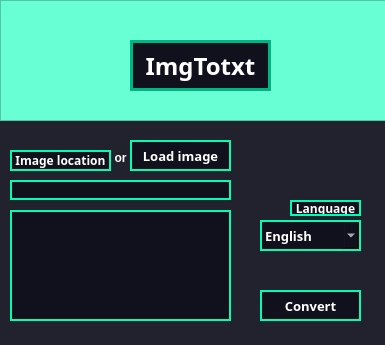
<?xml version="1.0" encoding="UTF-8"?>
<ui version="4.0">
 <class>MainWindow</class>
 <widget class="QMainWindow" name="MainWindow">
  <property name="geometry">
   <rect>
    <x>0</x>
    <y>0</y>
    <width>385</width>
    <height>345</height>
   </rect>
  </property>
  <property name="windowTitle">
   <string>MainWindow</string>
  </property>
  <property name="autoFillBackground">
   <bool>false</bool>
  </property>
  <property name="styleSheet">
   <string notr="true">background-color: #22222e
</string>
  </property>
  <widget class="QWidget" name="centralwidget">
   <widget class="QFrame" name="frame">
    <property name="geometry">
     <rect>
      <x>0</x>
      <y>0</y>
      <width>391</width>
      <height>121</height>
     </rect>
    </property>
    <property name="styleSheet">
     <string notr="true">background-color: #69ffd4</string>
    </property>
    <property name="frameShape">
     <enum>QFrame::StyledPanel</enum>
    </property>
    <property name="frameShadow">
     <enum>QFrame::Raised</enum>
    </property>
    <widget class="QLabel" name="label">
     <property name="geometry">
      <rect>
       <x>140</x>
       <y>50</y>
       <width>121</width>
       <height>31</height>
      </rect>
     </property>
     <property name="font">
      <font>
       <family>Meiryo</family>
       <pointsize>18</pointsize>
       <weight>75</weight>
       <bold>true</bold>
      </font>
     </property>
     <property name="styleSheet">
      <string notr="true">background-color: transparent;
color:white</string>
     </property>
     <property name="text">
      <string>ImgTotxt</string>
     </property>
     <property name="alignment">
      <set>Qt::AlignCenter</set>
     </property>
    </widget>
    <widget class="QLabel" name="label_3">
     <property name="geometry">
      <rect>
       <x>130</x>
       <y>40</y>
       <width>141</width>
       <height>51</height>
      </rect>
     </property>
     <property name="styleSheet">
      <string notr="true">background-color: #11111e;
color: #11111e;
border: 3px solid #00b581;

</string>
     </property>
     <property name="text">
      <string>TextLabel</string>
     </property>
    </widget>
    <zorder>label_3</zorder>
    <zorder>label</zorder>
   </widget>
   <widget class="QTextBrowser" name="output_text">
    <property name="geometry">
     <rect>
      <x>10</x>
      <y>210</y>
      <width>221</width>
      <height>111</height>
     </rect>
    </property>
    <property name="styleSheet">
     <string notr="true">background-color: #11111e;
border: 2px solid #00ffb6;
color: white</string>
    </property>
   </widget>
   <widget class="QGroupBox" name="groupBox">
    <property name="geometry">
     <rect>
      <x>10</x>
      <y>130</y>
      <width>221</width>
      <height>80</height>
     </rect>
    </property>
    <property name="styleSheet">
     <string notr="true">background-color: #22222e;
border: 0px solid #00ffb6;
color: white</string>
    </property>
    <property name="title">
     <string/>
    </property>
    <widget class="QLineEdit" name="img_loc_edit">
     <property name="geometry">
      <rect>
       <x>0</x>
       <y>50</y>
       <width>221</width>
       <height>20</height>
      </rect>
     </property>
     <property name="font">
      <font>
       <family>MS Shell Dlg 2</family>
       <weight>75</weight>
       <bold>true</bold>
      </font>
     </property>
     <property name="styleSheet">
      <string notr="true">background-color: #11111e;
border: 2px solid #00ffb6;
color: white</string>
     </property>
     <property name="text">
      <string/>
     </property>
    </widget>
    <widget class="QLabel" name="label_4">
     <property name="geometry">
      <rect>
       <x>0</x>
       <y>20</y>
       <width>101</width>
       <height>21</height>
      </rect>
     </property>
     <property name="font">
      <font>
       <family>Meiryo</family>
       <weight>75</weight>
       <bold>true</bold>
      </font>
     </property>
     <property name="styleSheet">
      <string notr="true">background-color: #11111e;
border: 2px solid #00ffb6;
color: white</string>
     </property>
     <property name="text">
      <string>Image location</string>
     </property>
     <property name="alignment">
      <set>Qt::AlignCenter</set>
     </property>
    </widget>
    <widget class="QPushButton" name="load_img_button">
     <property name="geometry">
      <rect>
       <x>120</x>
       <y>10</y>
       <width>101</width>
       <height>31</height>
      </rect>
     </property>
     <property name="font">
      <font>
       <family>Meiryo</family>
       <pointsize>10</pointsize>
       <weight>75</weight>
       <bold>true</bold>
      </font>
     </property>
     <property name="styleSheet">
      <string notr="true">QPushButton{
	background-color: #11111e;
	border: 2px solid #00ffb6;
	color: white;
}

QPushButton:pressed{
	background-color: #00ffb6;
	border: 2px solid #00a878;	
	color: black
}</string>
     </property>
     <property name="text">
      <string>Load image</string>
     </property>
    </widget>
    <widget class="QLabel" name="label_5">
     <property name="geometry">
      <rect>
       <x>100</x>
       <y>20</y>
       <width>21</width>
       <height>16</height>
      </rect>
     </property>
     <property name="font">
      <font>
       <family>Meiryo UI</family>
       <weight>75</weight>
       <bold>true</bold>
      </font>
     </property>
     <property name="styleSheet">
      <string notr="true">color: white;
background-color: transparent</string>
     </property>
     <property name="text">
      <string>or</string>
     </property>
     <property name="alignment">
      <set>Qt::AlignCenter</set>
     </property>
    </widget>
   </widget>
   <widget class="QGroupBox" name="groupBox_2">
    <property name="geometry">
     <rect>
      <x>260</x>
      <y>200</y>
      <width>101</width>
      <height>121</height>
     </rect>
    </property>
    <property name="styleSheet">
     <string notr="true">background-color: #22222e;
border: 0px solid #00ffb6;
color: white</string>
    </property>
    <property name="title">
     <string/>
    </property>
    <widget class="QLabel" name="label_2">
     <property name="geometry">
      <rect>
       <x>30</x>
       <y>0</y>
       <width>71</width>
       <height>16</height>
      </rect>
     </property>
     <property name="font">
      <font>
       <family>Meiryo</family>
       <weight>75</weight>
       <bold>true</bold>
      </font>
     </property>
     <property name="styleSheet">
      <string notr="true">background-color: #11111e;
border: 2px solid #00ffb6;
color: white</string>
     </property>
     <property name="text">
      <string>Language</string>
     </property>
     <property name="alignment">
      <set>Qt::AlignCenter</set>
     </property>
    </widget>
    <widget class="QPushButton" name="convert_button">
     <property name="geometry">
      <rect>
       <x>0</x>
       <y>90</y>
       <width>101</width>
       <height>31</height>
      </rect>
     </property>
     <property name="font">
      <font>
       <family>Meiryo</family>
       <pointsize>10</pointsize>
       <weight>75</weight>
       <bold>true</bold>
      </font>
     </property>
     <property name="styleSheet">
      <string notr="true">QPushButton{
	background-color: #11111e;
	border: 2px solid #00ffb6;
	color: white;
}

QPushButton:pressed{
	background-color: #00ffb6;
	border: 2px solid #00a878;	
	color: black
}</string>
     </property>
     <property name="text">
      <string>Convert</string>
     </property>
    </widget>
    <widget class="QComboBox" name="language_cbox">
     <property name="geometry">
      <rect>
       <x>0</x>
       <y>20</y>
       <width>101</width>
       <height>31</height>
      </rect>
     </property>
     <property name="font">
      <font>
       <family>Meiryo</family>
       <pointsize>10</pointsize>
       <weight>75</weight>
       <bold>true</bold>
       <stylestrategy>PreferDefault</stylestrategy>
      </font>
     </property>
     <property name="styleSheet">
      <string notr="true">background-color: #11111e;
border: 2px solid #00ffb6;
color: white</string>
     </property>
     <item>
      <property name="text">
       <string>English</string>
      </property>
     </item>
     <item>
      <property name="text">
       <string>Russian</string>
      </property>
     </item>
    </widget>
   </widget>
  </widget>
  <widget class="QStatusBar" name="statusbar"/>
 </widget>
 <resources/>
 <connections/>
</ui>
